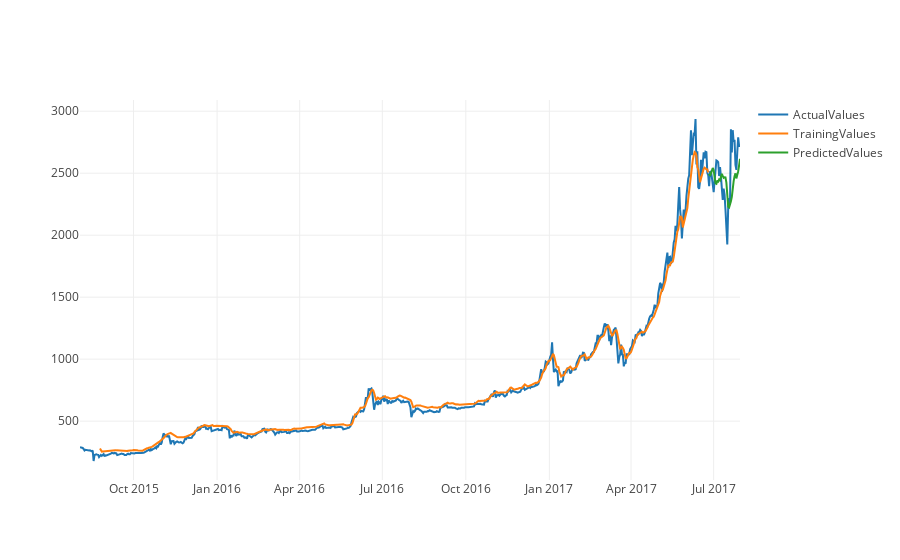

The notebook cell saved with this chart:
### Code cell
USDT_LTC = nextDayPrediction('USDT_LTC', 'poloniex')

### Figure 1 — Plotly figure (JSON) as saved in the notebook; plotly's stock layout.template omitted (floating-point values rounded to 4 significant figures; data arrays with more than 128 entries replaced by an {"elided": "..."} marker saying what was removed)
{"data": [{"name": "ActualValues", "type": "scatter", "x": {"elided": "728 str values"}, "y": {"elided": "728 float values"}}, {"name": "TrainingValues", "type": "scatter", "x": {"elided": "728 str values"}, "y": {"elided": "728 float values"}}, {"name": "PredictedValues", "type": "scatter", "x": {"elided": "728 str values"}, "y": {"elided": "728 float values"}}], "layout": {}}
